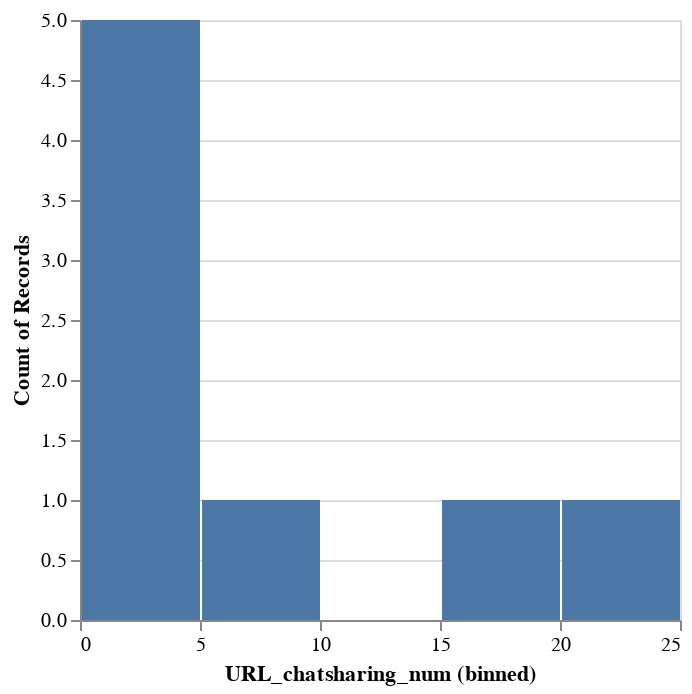

Notebook code cell kept with this figure:
### Code cell
alt.Chart(interactions).mark_bar().encode(
    alt.X('URL_chatsharing_num:Q', bin=True),
    y='count()',
)

### Figure 1 — Vega-Lite specification as saved in the notebook (floating-point values rounded to 4 significant figures)
{"config": {"view": {"continuousWidth": 300, "continuousHeight": 300}}, "data": {"name": "data-2c9d784cdff1620e1bbfae123104386b"}, "mark": {"type": "bar"}, "encoding": {"x": {"bin": true, "field": "URL_chatsharing_num", "type": "quantitative"}, "y": {"aggregate": "count", "type": "quantitative"}}, "$schema": "https://vega.github.io/schema/vega-lite/v5.17.0.json", "datasets": {"data-2c9d784cdff1620e1bbfae123104386b": [{"URL_discussion": "https://github.com/HaroldMitts/VoAIce/discussions/5", "URL_chatsharing_num": 1}, {"URL_discussion": "https://github.com/Significant-Gravitas/Auto-GPT/discussions/4734", "URL_chatsharing_num": 1}, {"URL_discussion": "https://github.com/dtch1997/gpt-text-gym/discussions/4", "URL_chatsharing_num": 1}, {"URL_discussion": "https://github.com/dtch1997/gpt-text-gym/discussions/6", "URL_chatsharing_num": 6}, {"URL_discussion": "https://github.com/dtch1997/gpt-text-gym/discussions/7", "URL_chatsharing_num": 24}, {"URL_discussion": "https://github.com/jasonacox/Powerwall-Dashboard/discussions/324", "URL_chatsharing_num": 4}, {"URL_discussion": "https://github.com/sugi-01096/72/discussions/3", "URL_chatsharing_num": 4}, {"URL_discussion": "https://github.com/uuid6/prototypes/discussions/46", "URL_chatsharing_num": 18}]}}
